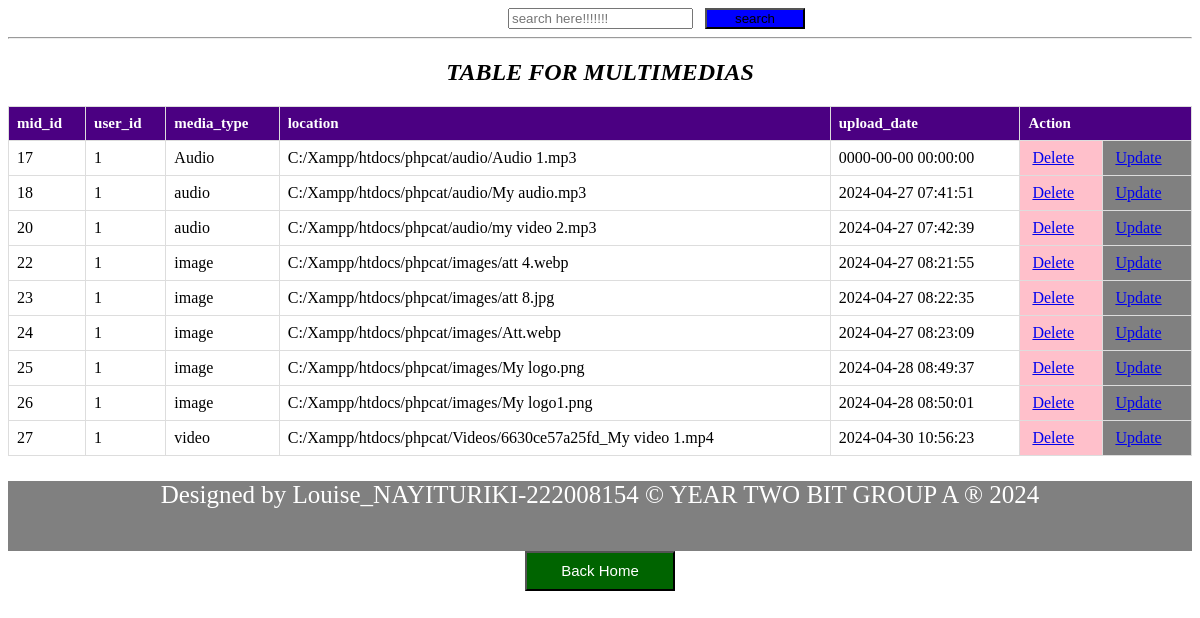
The page /phpcat/multimediastable.php on the database its author committed.
### tables this page shows
CREATE TABLE `multimedias` (
  `mid_id` int(11) NOT NULL,
  `user_id` int(11) DEFAULT NULL,
  `media_type` varchar(10) DEFAULT NULL,
  `location` varchar(255) DEFAULT NULL,
  `upload_date` timestamp NOT NULL DEFAULT current_timestamp()
);

### phpcat/multimediastable.php (the view, shortened to what this page needs)
<!DOCTYPE html>
<html>
<head>
</head>
<body>
<div style="margin-left: 500px;"><form action="search.php" method="GET">
      <input type="search" name="query" placeholder="search here!!!!!!!">&nbsp;&nbsp;&nbsp;<button type="submit" style="background-color: blue;width: 100px;">search</button>
    </form></div>
<hr>
    <center>
    <h2><i> TABLE FOR MULTIMEDIAS</h2></i></center>
    <table>
        <tr>
            <th>mid_id</th>
            <th>user_id</th>
            <th>media_type</th>
            <th>location</th>
            <th>upload_date</th>
            <th colspan="2">Action</th>
        </tr>
        <?php
include('databaseconnection.php');
        $sql = "SELECT * FROM multimedias";
        $result = $connection->query($sql);
        if ($result->num_rows > 0) {
            while ($row = $result->fetch_assoc()) {
                $pid = $row['mid_id'];
                echo "<tr>
                    <td>" . $row['mid_id'] . "</td>
                    <td>" . $row['user_id'] . "</td>
                    <td>" . $row['media_type'] . "</td>
                    <td>" . $row['location'] . "</td>
                    <td>" . $row['upload_date'] . "</td>
                    <td style='background-color:pink'><a style='padding:4px' href='deletemultimedia.php?id=$pid'>Delete</a></td>
                    <td style='background-color:grey'><a style='padding:4px' href='updatemultimedia.php?id=$pid'>Update</a></td>
                </tr>";
            }
        } else {
            echo "<tr><td colspan='6'>No data found</td></tr>";
        }
        ?>
    </table>
</body>
<div><footer style="background-color:grey;text-align: center;width:100%;height:70px; color: white;font-size: 25px;"><p> Designed by Louise_NAYITURIKI-222008154 &copy YEAR TWO BIT GROUP A &reg 2024</p></footer></div>
<center>
    <button style="background-color: darkgreen; width: 150px;height: 40px;" ><a href="home.html" style=" font-size: 15px;color: white;text-decoration: none" >Back Home</a></button>
</center>
</body>
</body>
</html>

### phpcat/multimediastable.php (style rules this page uses)
table { width: 100%; border-collapse: collapse; }
th, td { border: 1px solid #ddd; padding: 8px; text-align: left; }
th { background-color: indigo; color: white; font-size: 15px; }

### rows shown on the page
multimedias: mid_id "17", user "1", media_type "Audio", location "C:/Xampp/htdocs/phpcat/audio/Audio 1.mp3", upload_date "0000-00-00 00:00:00"
multimedias: mid_id "18", user "1", media_type "audio", location "C:/Xampp/htdocs/phpcat/audio/My audio.mp3", upload_date "2024-04-27 07:41:51"
multimedias: mid_id "20", user "1", media_type "audio", location "C:/Xampp/htdocs/phpcat/audio/my video 2.mp3", upload_date "2024-04-27 07:42:39"
multimedias: mid_id "22", user "1", media_type "image", location "C:/Xampp/htdocs/phpcat/images/att 4.webp", upload_date "2024-04-27 08:21:55"
multimedias: mid_id "23", user "1", media_type "image", location "C:/Xampp/htdocs/phpcat/images/att 8.jpg", upload_date "2024-04-27 08:22:35"
multimedias: mid_id "24", user "1", media_type "image", location "C:/Xampp/htdocs/phpcat/images/Att.webp", upload_date "2024-04-27 08:23:09"
multimedias: mid_id "25", user "1", media_type "image", location "C:/Xampp/htdocs/phpcat/images/My logo.png", upload_date "2024-04-28 08:49:37"
multimedias: mid_id "26", user "1", media_type "image", location "C:/Xampp/htdocs/phpcat/images/My logo1.png", upload_date "2024-04-28 08:50:01"
multimedias: mid_id "27", user "1", media_type "video", location "C:/Xampp/htdocs/phpcat/Videos/6630ce57a25fd_My video 1.mp4", upload_date "2024-04-30 10:56:23"
